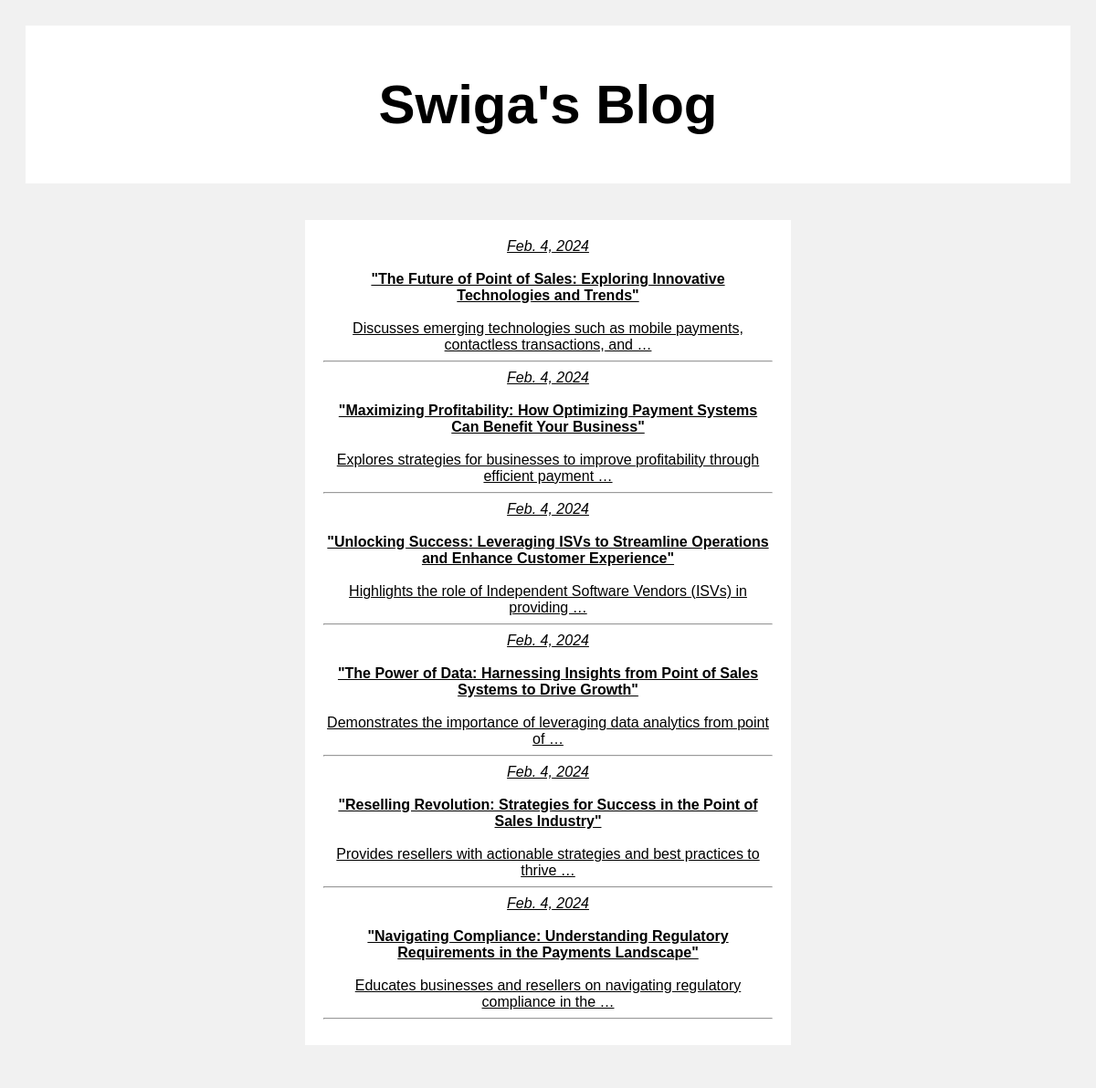
The page / on the database its author committed.
### blog_app/models.py (models this page shows, shortened)
class BlogPost(models.Model):
    date=models.DateField(auto_now = True)
    title=models.CharField(max_length=100)
    body=models.TextField()

### blog_app/views.py (the view)
# urls.py: path('', views.index, name='index'), #The home page where posts will be outlined
def index(request):
    index_posts=BlogPost.objects.all()
    return render(request, 'index.html', {"index_posts":index_posts})

### templates/index.html
{% extends 'structure.html' %}
{% block content %}
<body>
<div class="header">
  <h2>Swiga's Blog</h2>
</div>
<div class="row">
  <div class="leftcolumn">
    <div class="card">
      {% for post in index_posts %}
      <a href="{% url 'post' post.id %}" style="color: black;">
        <i>{{ post.date }}</i>
        <br><br>
        <b>{{ post.title }}</b>
        <br><br>
        {{ post.body|truncatewords:10 }}
        <br><hr>
      </a>
      {% endfor %}
    </div>
  </div>
</div>
</body>
{% endblock %}

### templates/structure.html (shortened to what this page needs)
<!DOCTYPE html>
<html>
<head>
</head>
{% block content %}
{% endblock %}
</html>

### templates/structure.html (style rules this page uses)
* { box-sizing: border-box; }
body { font-family: Arial; padding: 20px; background: #f1f1f1; }
.header { padding: 2px; font-size: 40px; text-align: center; background: white; }
.leftcolumn { margin: auto; width: 50%; padding: 20px; }
.card { background-color: white; padding: 20px; margin-top: 20px; text-align: center; }
.row:after { content: ""; display: table; clear: both; }

### rows shown on the page
BlogPost: date "Feb. 4, 2024", title "\"The Future of Point of Sales: Exploring Innovative Technologies and Trends\"", body "Discusses emerging technologies such as mobile payments, contactless transactions, and …"
BlogPost: date "Feb. 4, 2024", title "\"Maximizing Profitability: How Optimizing Payment Systems Can Benefit Your Business\"", body "Explores strategies for businesses to improve profitability through efficient payment …"
BlogPost: date "Feb. 4, 2024", title "\"Unlocking Success: Leveraging ISVs to Streamline Operations and Enhance Customer Experience\"", body "Highlights the role of Independent Software Vendors (ISVs) in providing …"
BlogPost: date "Feb. 4, 2024", title "\"The Power of Data: Harnessing Insights from Point of Sales Systems to Drive Growth\"", body "Demonstrates the importance of leveraging data analytics from point of …"
BlogPost: date "Feb. 4, 2024", title "\"Reselling Revolution: Strategies for Success in the Point of Sales Industry\"", body "Provides resellers with actionable strategies and best practices to thrive …"
BlogPost: date "Feb. 4, 2024", title "\"Navigating Compliance: Understanding Regulatory Requirements in the Payments Landscape\"", body "Educates businesses and resellers on navigating regulatory compliance in the …"
